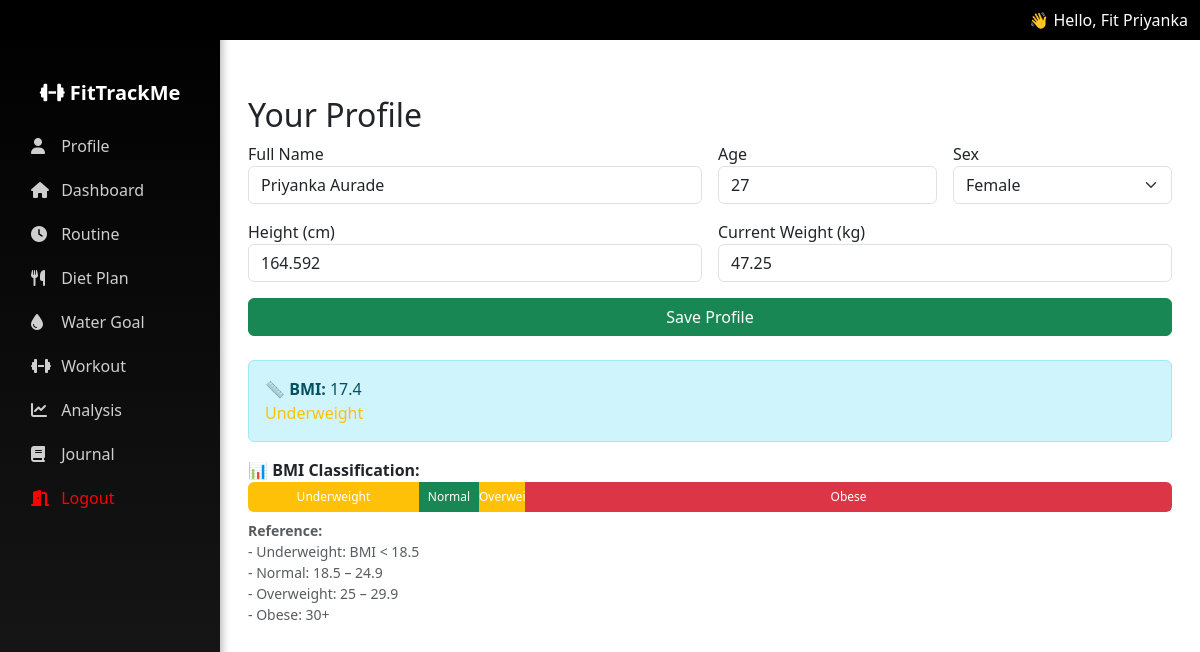
Screenshot of /fit/profile/ (signed in) with the database file from the repository.
### fit/models.py (models this page shows)
class UserProfile(models.Model):
    user = models.OneToOneField(User, on_delete=models.CASCADE)
    full_name = models.CharField(max_length=100, blank=True)
    age = models.PositiveIntegerField(null=True, blank=True)
    sex = models.CharField(max_length=10, choices=[('male', 'Male'), ('female', 'Female')], blank=True)
    height_cm = models.FloatField(null=True, blank=True)
    current_weight = models.FloatField(null=True, blank=True)
    @property
    def bmi(self):
        if self.height_cm and self.current_weight:
            height_m = self.height_cm / 100
            return round(self.current_weight / (height_m ** 2), 1)
        return None

### fit/views.py (the view, shortened to what this page needs)
# urls.py: path('profile/', views.profile, name='profile'),
@login_required
def profile(request):
    user = request.user
    profile, created = UserProfile.objects.get_or_create(user=user)
    return render(request, 'profile.html', {
        'profile': profile,
    })

### fit/context_processors.py (called while the page is built)
def user_profile(request):
    if request.user.is_authenticated:
        try:
            profile = UserProfile.objects.get(user=request.user)
            return {'user_full_name': profile.full_name}
        except UserProfile.DoesNotExist:
            return {'user_full_name': request.user.username}
    return {}

### fit/templatetags/custom_filters.py (called while the page is built)
@register.filter
def first_name(value):
    if not value:
        return ""
    parts = value.strip().split()
    if parts[0].lower().replace('.', '') in ['mr', 'mrs', 'ms', 'dr']:
        return parts[1] if len(parts) > 1 else parts[0]
    return parts[0]

### fit/templates/profile.html (shortened to what this page needs)
    {% extends "base.html" %}
    {% block content %}
    <div class="container mt-4">
    <h2>Your Profile</h2>
    <form method="post">
        <div class="row g-3">
        <div class="col-md-6">
            <label>Full Name</label>
            <input type="text" name="full_name" class="form-control" value="{{ profile.full_name|default:user.username }}">
        </div>
        <div class="col-md-3">
            <label>Age</label>
            <input type="number" name="age" class="form-control" value="{{ profile.age }}" required>
        </div>
        <div class="col-md-3">
            <label>Sex</label>
            <select name="sex" class="form-select">
            <option value="female" {% if profile.sex == 'female' %}selected{% endif %}>Female</option>
            </select>
        </div>
        <div class="col-md-6">
            <label>Height (cm)</label>
            <input type="number" name="height_cm" step="0.001" class="form-control" value="{{ profile.height_cm }}">
        </div>
        <div class="col-md-6">
            <label>Current Weight (kg)</label>
            <input type="number" name="current_weight" step="0.001" class="form-control" value="{{ profile.current_weight }}">
        </div>
        </div>
        <button class="btn btn-success mt-3 w-100">Save Profile</button>
    </form>
    {% if profile.height_cm and profile.current_weight %}
    <div class="mt-4 alert alert-info">
        <strong>📏 BMI:</strong> {{ profile.bmi }}<br>
        {% if profile.bmi < 18.5 %}
            <span class="text-warning">Underweight</span>
        {% elif profile.bmi < 25 %}
            <span class="text-success">Normal</span>
        {% elif profile.bmi < 30 %}
            <span class="text-warning">Overweight</span>
        {% else %}
            <span class="text-danger">Obese</span>
        {% endif %}
    </div>
    <div class="mt-3">
    <label><strong>📊 BMI Classification:</strong></label>
    <div class="progress" style="height: 30px;">
        <div class="progress-bar bg-warning" style="width: 18.5%;">Underweight</div>
        <div class="progress-bar bg-success" style="width: 6.5%;">Normal</div>
        <div class="progress-bar bg-warning" style="width: 5%;">Overweight</div>
        <div class="progress-bar bg-danger" style="width: 70%;">Obese</div>
    </div>
    <small class="text-muted d-block mt-2">
        <strong>Reference:</strong><br>
        - Underweight: BMI &lt; 18.5<br>
        - Normal: 18.5 – 24.9<br>
        - Overweight: 25 – 29.9<br>
        - Obese: 30+
    </small>
    </div>
    {% endif %}
    {% endblock %}

### fit/templates/base.html (shortened to what this page needs)
{% load custom_filters %}
<!DOCTYPE html>
<html lang="en">
<head>
  <link href="https://cdn.jsdelivr.net/npm/bootstrap@5.3.0/dist/css/bootstrap.min.css" rel="stylesheet"/>
  <link rel="stylesheet" href="https://cdnjs.cloudflare.com/ajax/libs/font-awesome/6.4.0/css/all.min.css">
</head>
<body>
 {% if user.is_authenticated %}
<nav class="navbar navbar-expand-lg navbar-dark fixed-top" style="background-color: rgb(0 0 0) !important;">
  <div class="container-fluid">
    <div class="text-white ms-auto d-none d-lg-block">
    👋 Hello, Fit {{ user_full_name|first_name|default:request.user.username }}
    </div>
  </div>
</nav>
{% endif %}
{% if user.is_authenticated %}
<div class="sidebar collapse d-lg-block" id="sidebarMenu">
  <ul class="nav flex-column px-3">
    <li class="nav-item mb-3 text-center text-white fw-bold fs-5 mt-2">
      <i class="fa-solid fa-dumbbell"></i> FitTrackMe
    </li>
    <li class="nav-item"><a class="nav-link" href="{% url 'profile' %}"><i class="fa-solid fa-user"></i> Profile</a></li>
    <li class="nav-item"><a class="nav-link" href="{% url 'dashboard' %}"><i class="fa-solid fa-house"></i> Dashboard</a></li>
    <li class="nav-item"><a class="nav-link" href="{% url 'routine_setup' %}"><i class="fa-solid fa-clock"></i> Routine</a></li>
    <li class="nav-item"><a class="nav-link" href="{% url 'diet_setup' %}"><i class="fa-solid fa-utensils"></i> Diet Plan</a></li>
    <li class="nav-item"><a class="nav-link" href="{% url 'water_setup' %}"><i class="fa-solid fa-droplet"></i> Water Goal</a></li>
    <li class="nav-item"><a class="nav-link" href="{% url 'workout_setup' %}"><i class="fa-solid fa-dumbbell"></i> Workout</a></li>
    <li class="nav-item"><a class="nav-link" href="{% url 'analysis' %}"><i class="fa-solid fa-chart-line"></i> Analysis</a></li>
    <li class="nav-item"><a class="nav-link" href="{% url 'journal_view' %}"><i class="fa-solid fa-book"></i> Journal</a></li>
    <li class="nav-item">
      <form method="post" action="{% url 'logout' %}" style="margin: 0;">
        <button type="submit" class="nav-link logout-link w-100 text-start" style="color: red;">
          <i class="fa-solid fa-door-open" ></i> Logout
        </button>
      </form>
    </li>
  </ul>
</div>
{% endif %}
<div class="content">
  {% block content %}{% endblock %}
</div>
</body>
</html>

### fit/templates/base.html (style rules this page uses)
body { padding-top: 56px; }
.sidebar { height: 100vh; position: fixed; left: 0; top: 0; background: linear-gradient(180deg, #000000, #1a1a1a); width: 220px; padding-top: 70px; box-shadow: 2px 0 8px rgba(0, 0, 0, 0.3); }
.sidebar .nav-link { color: #cfcfcf; font-weight: 500; padding: 10px 15px; border-radius: 8px; transition: all 0.3s ease; }
.sidebar .nav-link i { margin-right: 8px; width: 18px; }
.content { margin-left: 220px; padding: 1rem; }

### rows the page displays
UserProfile: full_name.username "Priyanka", full_name "Priyanka Aurade", age "27", sex "Female", height_cm "164.592", current_weight "47.25", bmi "17.4"
